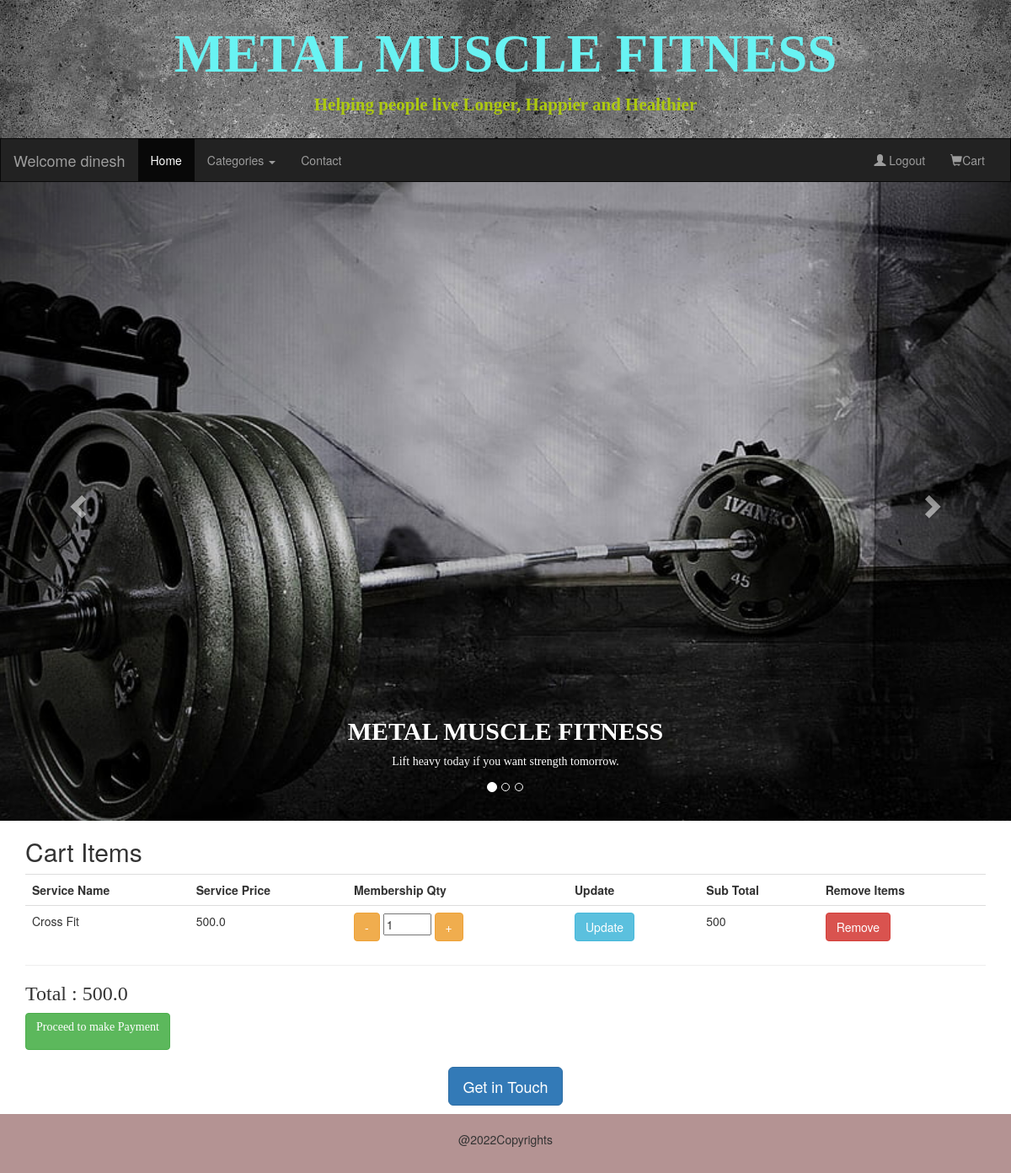
Screenshot of /ShowAllCartItems (signed in) with the database file from the repository.
### UserApp/models.py (models this page shows)
class Cart(models.Model):
    user = models.ForeignKey(UserInfo,on_delete = models.CASCADE)
    gym = models.ForeignKey(Gym,on_delete=models.CASCADE)
    qty = models.IntegerField()
    class Meta:
        db_table = "Cart"

### AdminApp/models.py (models this page shows, shortened)
class Gym(models.Model):
    service_name = models.CharField(max_length=100)
    price = models.FloatField(default=300)
    description = models.CharField(max_length=1000)
    imageurl = models.ImageField(upload_to = "Images",default='abc.jpg')
    category = models.ForeignKey(Category,on_delete = models.CASCADE)
    class Meta:
        db_table = "Gym"

### UserApp/views.py (the view, shortened to what this page needs)
# urls.py: path('ShowAllCartItems',views.ShowAllCartItems),
def ShowAllCartItems(request):
    uname = request.session["uname"]
    user = UserInfo.objects.get(username = uname)
    if(request.method == "GET"):
        items = Cart.objects.filter(user = user)
        cats = Category.objects.all()
        total = 0
        for item  in items:
            total += float(item.gym.price) * float(item.qty)
        request.session["total"] = total
        return render(request,"ShowAllCartItems.html",{"items":items,"cats":cats})

### UserApp/templates/ShowAllCartItems.html (shortened to what this page needs)
{%extends "master.html"%}
{%block content%}
<div class="container">
    <h2>Cart Items</font></h2>
<table class="table">
    <tr><th>Service Name</th><th>Service Price</th><th>Membership Qty</th>
    <th>Update</th><th>Sub Total</th><th>Remove Items</th></tr>
    {%for item in items%}
    <form method="post">
       <tr><td>{{item.gym.service_name}}
       </td>
        <td>{{item.gym.price}}</td>
    <td>
            <button type="button" id="decr" class="btn btn-warning"
                    onclick="decrement('item_qty{{item.gym.id}}');">-</button>
            <input type="text" size="4" readonly id="item_qty{{item.gym.id}}"
            value="{{item.qty}}" name="qty"/>
            <button type="button" id="incre" class="btn btn-warning"
                onclick="increment('item_qty{{item.gym.id}}');">+</button>
    </td>
    <td>
        <button type="submit" name="action" class="btn btn-info" value="update">Update</button>
    </td>
    <td>{% widthratio item.gym.price 1 item.qty %}</td>
    <td>
        <button type="submit" name="action" class="btn btn-danger" value="remove">Remove</button>
    </td>
</form>
    {%endfor%}
</table>
<hr/>
<h3 style="font-family:Footlight MT Light">Total  : {{request.session.total}}</h3>
<a href="/MakePayment" class="btn btn-success"><p style="font-family:Times New Roman">Proceed to make Payment</p></a>
</div>
{%endblock%}

### rows the page displays
Cart: gym.service_name "Cross Fit", gym.price "500.0", qty "1", gym+qty "500"

### other values shown
{{ request.session.uname }} "dinesh"
{{ request.session.total }} "500.0"
